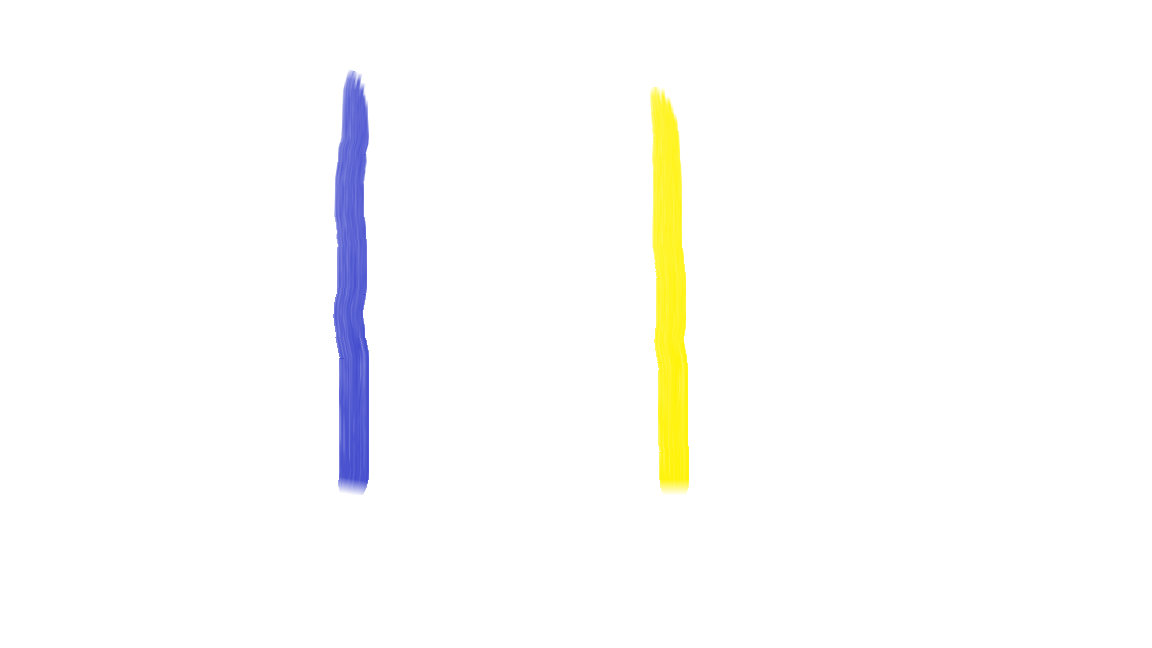
#> input picture OpenCV/dummy track.png, 1152 x 648 px
$ python test.py
#> lines starting #> are read from the running program, lines starting #| are printed output that depends on the picture; after the words box and inside, x2 and y2 are one past the last pixel; in counts of white or black regions, pixels touching at a corner belong together
#program to filter out the colours of the track using a 'dummy image'
#and draw contours

import cv2
import numpy as np

def nothing(x):
    pass

#dummy track image
img = cv2.imread('dummy track.png')
#> img is the input picture: shape (648, 1152, 3); mean B, G, R 251.1, 252.4, 252.4

#create the trackbar window
window = np.zeros((300,512,3), np.uint8)
cv2.namedWindow('window')

#create trackbars for lower hsv
cv2.createTrackbar('l_H','window',0,255,nothing)
#> slider 'l_H' is set to 51
cv2.createTrackbar('l_S','window',0,255,nothing)
#> slider 'l_S' is set to 51
cv2.createTrackbar('l_V','window',0,255,nothing)
#> slider 'l_V' is set to 51

#create trackbars for upper hsv
cv2.createTrackbar('u_H','window',0,255,nothing)
#> slider 'u_H' is set to 255
cv2.createTrackbar('u_S','window',0,255,nothing)
#> slider 'u_S' is set to 255
cv2.createTrackbar('u_V','window',0,255,nothing)
#> slider 'u_V' is set to 255

while(True):
    #converting image to hsv color space
    hsv = cv2.cvtColor(img, cv2.COLOR_BGR2HSV)
#> hsv: shape (648, 1152, 3); mean H, S, V 2.4, 5.5, 254.3

    #creating an array for lower range hsv values
    lh = cv2.getTrackbarPos('l_H','window')
    ls = cv2.getTrackbarPos('l_S','window')
    lv = cv2.getTrackbarPos('l_V','window')
    lower = np.array([lh,ls,lv])

    #creating an array for upper range hsv values
    uh = cv2.getTrackbarPos('u_H','window')
    us = cv2.getTrackbarPos('u_S','window')
    uv = cv2.getTrackbarPos('u_V','window')
    upper = np.array([uh,us,uv])

    mask = cv2.inRange(hsv, lower, upper)
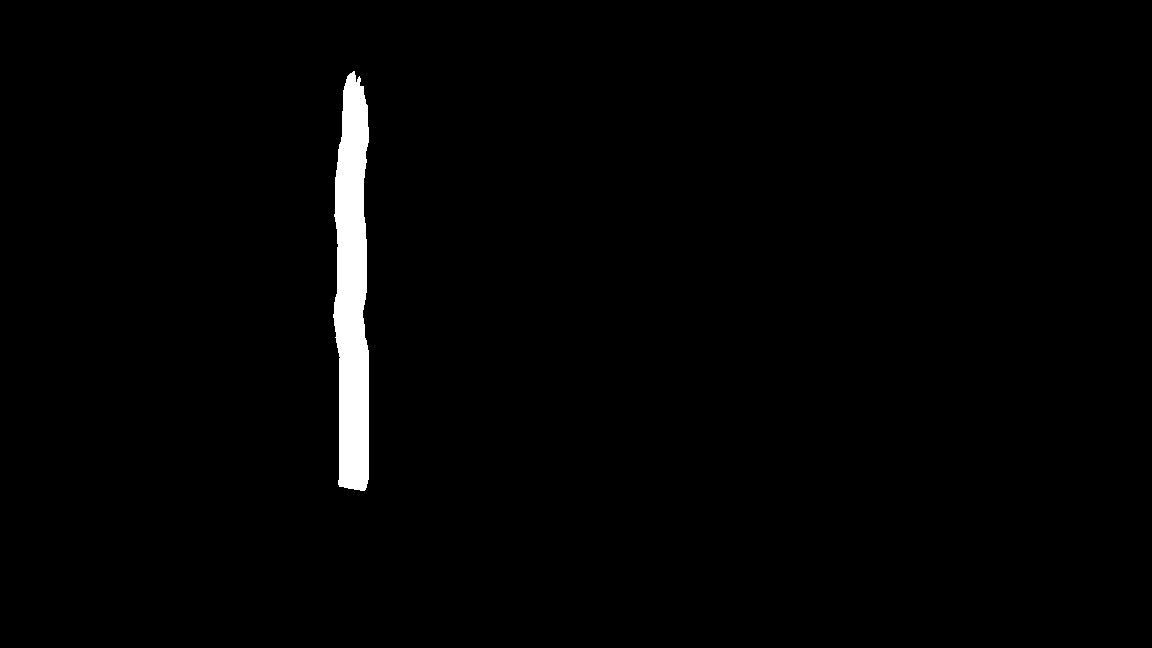
#> mask: shape (648, 1152); 1.6% white; 1 white region
    res = cv2.bitwise_and(hsv, hsv, mask = mask)
#> res: shape (648, 1152, 3); mean H, S, V 1.9, 2.2, 3.4

    #applying and drawing contours
    contours, _ = cv2.findContours(mask, cv2.RETR_TREE, cv2.CHAIN_APPROX_NONE)
#> contours = 1 contour; box (x1, y1, x2, y2) and area: (333, 71, 369, 491) 11420
    for contour in contours:
        cv2.drawContours(img, contour, -1, (0, 255, 0), 3)
#> this loop made 1 pass
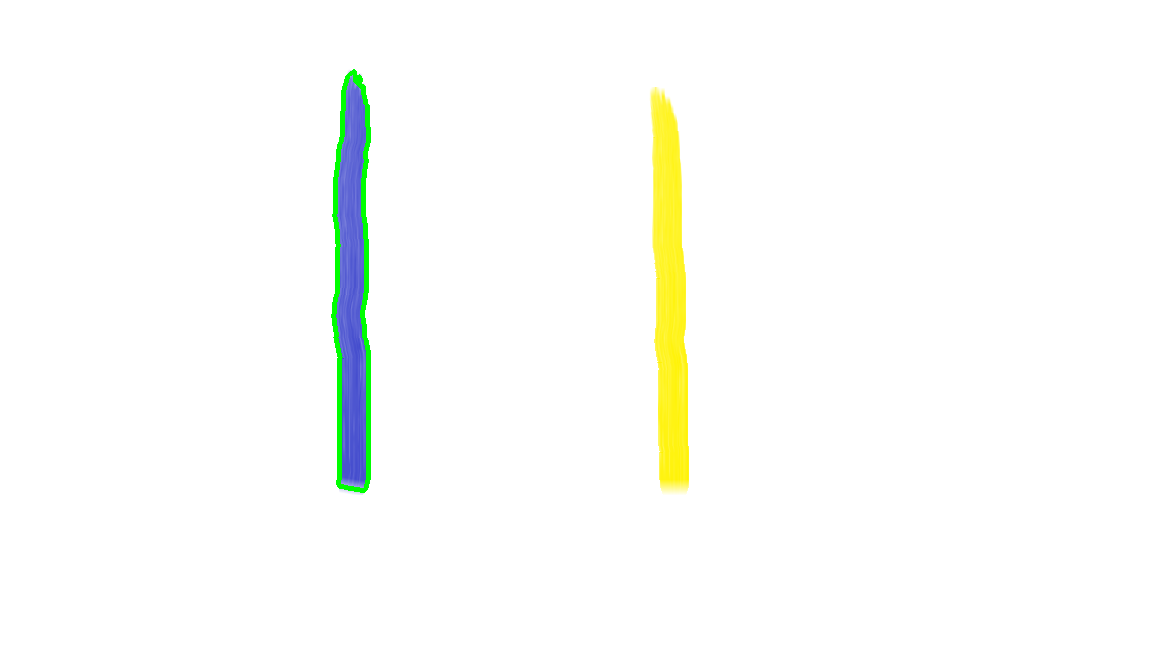
#> img: shape (648, 1152, 3); 0.58% of pixels changed, all inside (x1, y1, x2, y2) = (331, 69, 371, 493)

    cv2.imshow("img",img)
    cv2.imshow("mask",mask)

    if cv2.waitKey(1) & 0xFF == ord('q'):
#> (key q is pressed here)
       break

cv2.destroyAllWindows()
